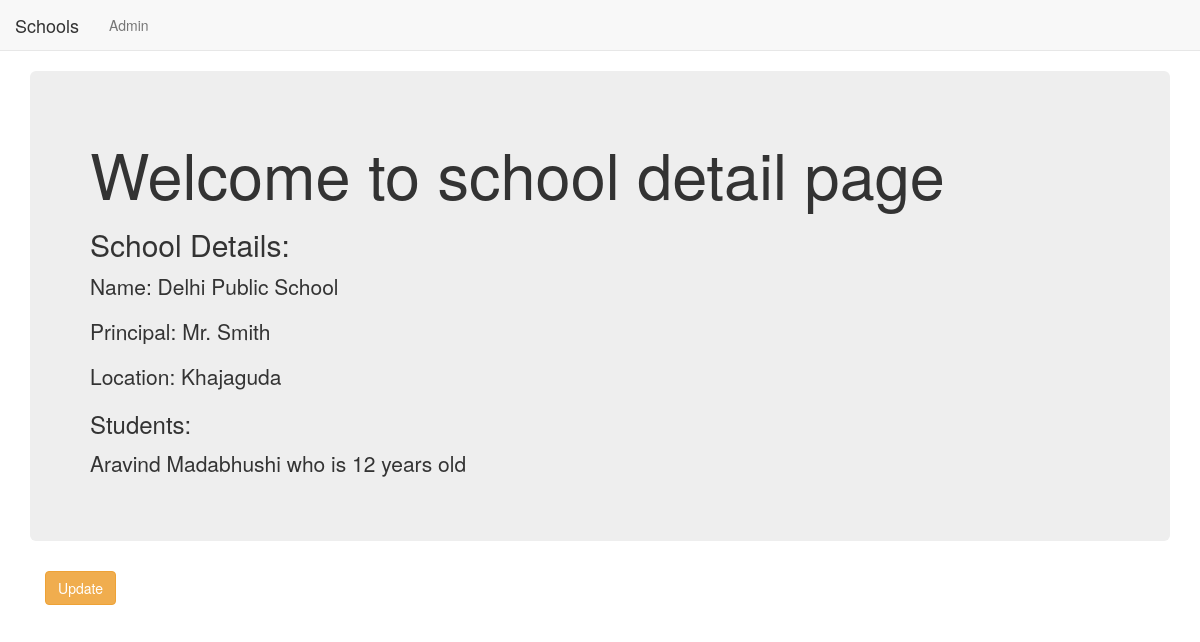
The app's page /first_app/1/ with its own data.
### first_app/models.py (models this page shows, shortened)
class School(models.Model):
    name = models.CharField(max_length=256)
    principal = models.CharField(max_length=256)
    location = models.CharField(max_length=256)

class Student(models.Model):
    name = models.CharField(max_length=256)
    age = models.PositiveIntegerField()
    school = models.ForeignKey(School, related_name='students')

### first_app/views.py (the view)
# urls.py: url(r'^(?P<pk>\d+)/$', views.SchoolDetailView.as_view(), name='detail'),
class SchoolDetailView(DetailView):
    context_object_name = 'school_detail'
    model = models.School
    template_name = 'first_app/school_detail.html'

### first_app/templates/first_app/school_detail.html
{% extends "first_app/first_app_base.html" %}
{% block body_block %}
<div class="jumbotron">
    <h1>Welcome to school detail page</h1>
    <h2>School Details:</h2>
    <p>Name: {{ school_detail.name }}</p>
    <p>Principal: {{ school_detail.principal }}</p>
    <p>Location: {{ school_detail.location }}</p>
    <h3>Students:</h3>
    {% for student in school_detail.students.all %}
    <p>{{ student.name}} who is {{ student.age}} years old</p>
    {% endfor %}
</div>
<div class="container">
    <p>
        <a class="btn btn-warning" href="{% url 'first_app:update' pk=school_detail.pk %}">Update</a>
    </p>
</div>
{% endblock %}

### records on screen
School: name "Delhi Public School", principal "Mr. Smith", location "Khajaguda"
Student: name "Aravind Madabhushi", age "12"
